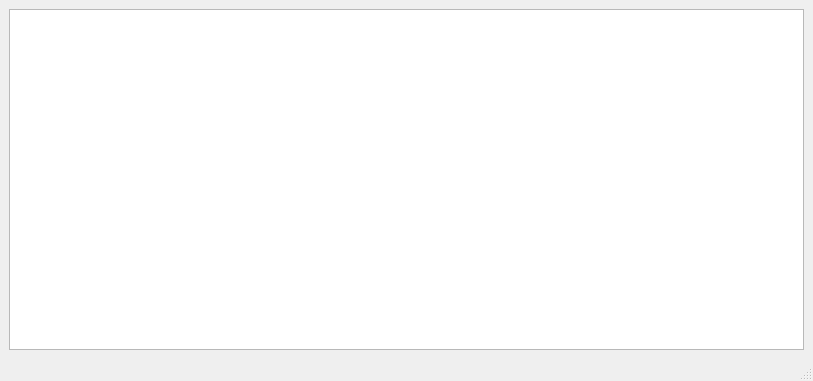
<?xml version="1.0" encoding="UTF-8"?>
<ui version="4.0">
 <class>CoffeeWindow</class>
 <widget class="QMainWindow" name="CoffeeWindow">
  <property name="geometry">
   <rect>
    <x>0</x>
    <y>0</y>
    <width>813</width>
    <height>381</height>
   </rect>
  </property>
  <property name="windowTitle">
   <string>Кофе</string>
  </property>
  <widget class="QWidget" name="centralwidget">
   <layout class="QVBoxLayout" name="verticalLayout">
    <item>
     <widget class="QTableWidget" name="tableWidget"/>
    </item>
   </layout>
  </widget>
  <widget class="QMenuBar" name="menubar">
   <property name="geometry">
    <rect>
     <x>0</x>
     <y>0</y>
     <width>813</width>
     <height>21</height>
    </rect>
   </property>
  </widget>
  <widget class="QStatusBar" name="statusbar"/>
 </widget>
 <resources/>
 <connections/>
</ui>
